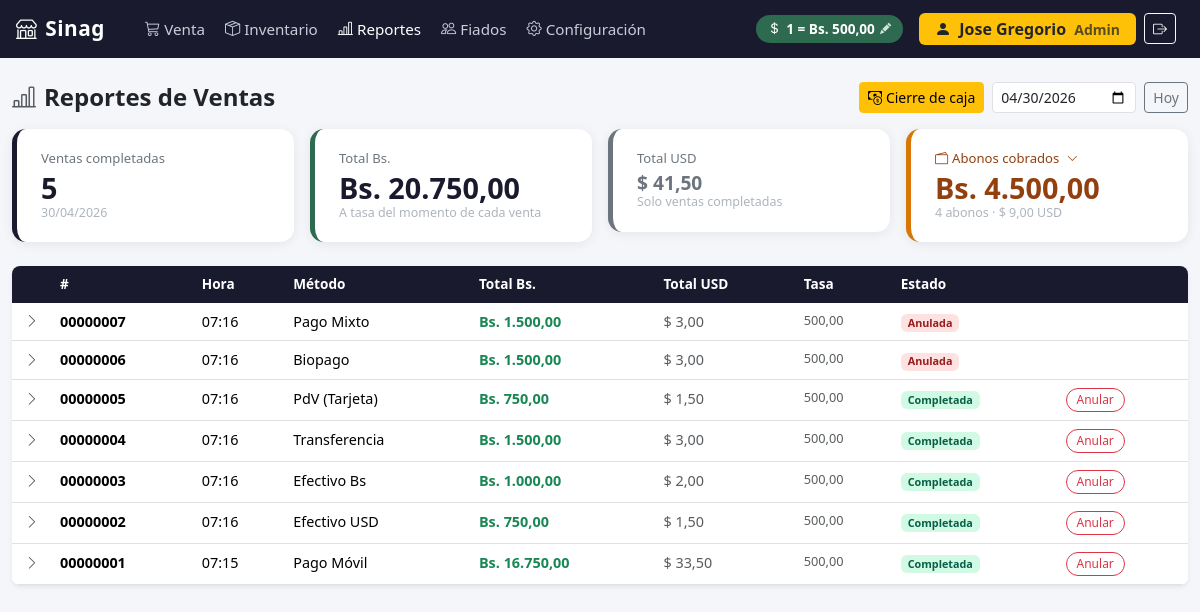
The page /reportes/ (signed in) on the database its author committed.
### configuracion/models.py (models this page shows, shortened)
class Empresa(models.Model):
    nombre = models.CharField(max_length=200)
    rif = models.CharField(max_length=20)
    telefono = models.CharField(max_length=20, blank=True)
    direccion = models.TextField(blank=True)
    logo = models.ImageField(upload_to='empresa/', blank=True, null=True)
    imprimir_ticket   = models.BooleanField(default=False)
    nombre_impresora  = models.CharField(max_length=200, blank=True, default='')
    class Meta:
        verbose_name = 'Empresa'

class Moneda(models.Model):
    tasa_cambio = models.DecimalField(max_digits=12, decimal_places=2)
    simbolo = models.CharField(max_length=5, default='Bs')
    ultima_actualizacion = models.DateTimeField(auto_now=True)
    class Meta:
        verbose_name = 'Moneda'
        verbose_name_plural = 'Moneda'

### ventas/models.py (models this page shows, shortened)
class Venta(models.Model):
    METODO_PAGO = [
        ('EFECTIVO_USD',   'Efectivo USD'),
        ('EFECTIVO_BS',    'Efectivo Bs'),
        ('TRANSFERENCIA',  'Transferencia'),
        ('PAGO_MOVIL',     'Pago Móvil'),
        ('PUNTO_DE_VENTA', 'PdV (Tarjeta)'),
        ('BIOPAGO',        'Biopago'),
        ('MIXTO',          'Pago Mixto'),
    ]
    ESTADO = [
        ('COMPLETADA', 'Completada'),
        ('ANULADA',    'Anulada'),
    ]
    fecha           = models.DateTimeField(auto_now_add=True)
    total_usd       = models.DecimalField(max_digits=10, decimal_places=2)
    total_bs        = models.DecimalField(max_digits=14, decimal_places=2)
    tasa_aplicada   = models.DecimalField(max_digits=12, decimal_places=2)
    metodo_pago     = models.CharField(max_length=20, choices=METODO_PAGO)
    estado          = models.CharField(max_length=15, choices=ESTADO, default='COMPLETADA')
    notas           = models.TextField(blank=True)
    monto_recibido  = models.DecimalField(max_digits=14, decimal_places=2, null=True, blank=True)
    vuelto          = models.DecimalField(max_digits=14, decimal_places=2, null=True, blank=True)
    vendedor        = models.ForeignKey(User, null=True, blank=True, on_delete=models.SET_NULL, related_name='ventas')
    numero_factura  = models.PositiveIntegerField(unique=True, null=True, blank=True)
    numero_control  = models.PositiveIntegerField(unique=True, null=True, blank=True)
    monto_exento_usd    = models.DecimalField(max_digits=10, decimal_places=2, default=0)
    base_imponible_usd  = models.DecimalField(max_digits=10, decimal_places=2, default=0)
    iva_usd             = models.DecimalField(max_digits=10, decimal_places=2, default=0)
    monto_exento_bs     = models.DecimalField(max_digits=14, decimal_places=2, default=0)
    base_imponible_bs   = models.DecimalField(max_digits=14, decimal_places=2, default=0)
    iva_bs              = models.DecimalField(max_digits=14, decimal_places=2, default=0)
    class Meta:
        verbose_name        = 'Venta'
        verbose_name_plural = 'Ventas'
        ordering            = ['-fecha']
    @property
    def numero_fmt(self):
        if self.numero_factura:
            return f'{self.numero_factura:08d}'
        return f'#{self.pk}'

### reportes/views.py (the view)
# urls.py: path('', views.configuracion_index, name='index'),
@solo_admin
def index(request):
    fecha_str = request.GET.get('fecha', '')
    try:
        fecha = date.fromisoformat(fecha_str)
    except ValueError:
        fecha = timezone.localdate()
    ventas = (
        Venta.objects
        .filter(fecha__date=fecha)
        .prefetch_related('detalles__producto')
        .order_by('-fecha')
    )
    completadas = ventas.filter(estado='COMPLETADA')
    resumen = completadas.aggregate(
        total_usd=Sum('total_usd'),
        total_bs=Sum('total_bs'),
        cantidad=Count('id'),
    )
    moneda  = Moneda.objects.first()
    empresa = Empresa.objects.first() or Empresa()
    pagos_fiado_dia = list(
        PagoFiado.objects
        .filter(fecha__date=fecha)
        .select_related('fiado__cliente')
        .order_by('-fecha')
    )
    resumen_abonos = {}
    for codigo, nombre in PagoFiado.METODO_PAGO:
        pagos_metodo = [p for p in pagos_fiado_dia if p.metodo_pago == codigo]
        if not pagos_metodo:
            continue
        resumen_abonos[codigo] = {
            'nombre':    nombre,
            'codigo':    codigo,
            'total_usd': sum(float(p.monto_usd) for p in pagos_metodo),
            'total_bs':  sum(float(p.monto_bs)  for p in pagos_metodo),
            'cantidad':  len(pagos_metodo),
            'pagos':     pagos_metodo,
        }
    resumen_abonos_lista = list(resumen_abonos.values())
    total_abonos_usd   = sum(m['total_usd'] for m in resumen_abonos_lista)
    total_abonos_bs    = sum(m['total_bs']  for m in resumen_abonos_lista)
    total_abonos_count = sum(m['cantidad']  for m in resumen_abonos_lista)
    return render(request, 'reportes/index.html', {
        'ventas':              ventas,
        'resumen':             resumen,
        'fecha':               fecha,
        'tasa':                moneda.tasa_cambio if moneda else None,
        'moneda':              moneda,
        'empresa':             empresa,
        'resumen_abonos_lista': resumen_abonos_lista,
        'total_abonos_usd':    total_abonos_usd,
        'total_abonos_bs':     total_abonos_bs,
        'total_abonos_count':  total_abonos_count,
    })

### ventas/models.py (called while the page is built)
    @property
    def subtotal_usd(self):
        return self.precio_usd_capturado * self.cantidad

### ventas/templatetags/pos_extras.py (called while the page is built)
@register.filter
def formato_bs(value):
    try:
        num = float(value)
    except (TypeError, ValueError):
        return value
    formatted = f"{num:,.2f}"
    return formatted.replace(',', 'X').replace('.', ',').replace('X', '.')

@register.filter
def formato_cantidad(cantidad, por_peso):
    val = float(cantidad)
    if por_peso:
        if val < 1:
            gramos = int(round(val * 1000))
            return f"{gramos} gr"
        else:
            return f"{val:.3f}".rstrip('0').rstrip('.').replace('.', ',') + " kg"
    else:
        return str(int(round(val)))

### templates/reportes/index.html (shortened to what this page needs)
{% extends "base.html" %}
{% load pos_extras %}
{% block nav_reportes %}active{% endblock %}
{% block contenido %}
<div class="d-flex align-items-center justify-content-between mb-3">
  <h4 class="fw-bold mb-0"><i class="bi bi-bar-chart-line me-2 text-muted"></i>Reportes de Ventas</h4>
  <div class="d-flex align-items-center gap-2">
    <a href="{% url 'reportes:cierre_caja' %}" class="btn btn-sm btn-warning">
      <i class="bi bi-cash-coin me-1"></i>Cierre de caja
    </a>
    <form method="get" class="d-flex align-items-center gap-2">
      <input type="date" name="fecha" value="{{ fecha|date:'Y-m-d' }}"
             class="form-control form-control-sm filtro-fecha"
             onchange="this.form.submit()">
      <a href="?" class="btn btn-sm btn-outline-secondary">Hoy</a>
    </form>
  </div>
</div>
<div class="row g-3 mb-4">
  <div class="col-6 col-sm-{% if total_abonos_count %}3{% else %}4{% endif %}">
    <div class="card-resumen ventas">
      <div class="label">Ventas completadas</div>
      <div class="valor">{{ resumen.cantidad|default:"0" }}</div>
      <div class="sub">{{ fecha|date:"d/m/Y" }}</div>
    </div>
  </div>
  <div class="col-6 col-sm-{% if total_abonos_count %}3{% else %}4{% endif %}">
    <div class="card-resumen bs">
      <div class="label">Total Bs.</div>
      <div class="valor">Bs. {{ resumen.total_bs|default:0|formato_bs }}</div>
      <div class="sub">A tasa del momento de cada venta</div>
    </div>
  </div>
  <div class="col-6 col-sm-{% if total_abonos_count %}3{% else %}4{% endif %}">
    <div class="card-resumen usd">
      <div class="label">Total USD</div>
      <div class="valor" style="font-size:1.2rem; color:#6c757d;">$ {{ resumen.total_usd|default:"0.00"|floatformat:2 }}</div>
      <div class="sub">Solo ventas completadas</div>
    </div>
  </div>
  {% if total_abonos_count %}
  <div class="col-6 col-sm-3" style="position:relative;">
    <div class="card-resumen abonos" onclick="toggleAbonos()" style="cursor:pointer; user-select:none;">
      <div class="label" style="color:#92400e;">
        <i class="bi bi-wallet2 me-1"></i>Abonos cobrados
        <i class="bi bi-chevron-down ms-1" id="abonos-chevron" style="font-size:.7rem; transition:transform .2s;"></i>
      </div>
      <div class="valor" style="color:#92400e;">Bs. {{ total_abonos_bs|formato_bs }}</div>
      <div class="sub">{{ total_abonos_count }} abono{{ total_abonos_count|pluralize }} · $ {{ total_abonos_usd|floatformat:2 }} USD</div>
    </div>
  </div>
  {% endif %}
</div>
{% if ventas %}
<div class="bg-white rounded-3 shadow-sm overflow-hidden">
  <table class="table tabla-ventas mb-0">
    <thead>
      <tr>
        <th style="width:40px;"></th>
        <th>#</th>
        <th>Hora</th>
        <th>Método</th>
        <th>Total Bs.</th>
        <th>Total USD</th>
        <th>Tasa</th>
        <th>Estado</th>
        <th></th>
      </tr>
    </thead>
    <tbody>
      {% for venta in ventas %}
      <tr class="fila-venta" data-id="{{ venta.id }}" onclick="toggleDetalle(this.dataset.id)">
        <td class="text-center text-muted">
          <i class="bi bi-chevron-right" id="chevron-{{ venta.id }}"></i>
        </td>
        <td class="fw-semibold">{{ venta.numero_fmt }}</td>
        <td>{{ venta.fecha|date:"H:i" }}</td>
        <td>{{ venta.get_metodo_pago_display }}</td>
        <td class="fw-bold text-success">Bs. {{ venta.total_bs|formato_bs }}</td>
        <td class="text-muted">$ {{ venta.total_usd|floatformat:2 }}</td>
        <td class="text-muted" style="font-size:.8rem;">{{ venta.tasa_aplicada }}</td>
        <td>
          <span class="badge badge-estado-{{ venta.estado|lower }}">
            {{ venta.get_estado_display }}
          </span>
        </td>
        <td onclick="event.stopPropagation()">
          {% if venta.estado == 'COMPLETADA' %}
          <button class="btn-anular" data-venta-id="{{ venta.id }}"
                  onclick="anularVenta(this.dataset.ventaId)">
            Anular
          </button>
          {% endif %}
        </td>
      </tr>
      {% endfor %}
    </tbody>
  </table>
</div>
{% else %}
<div class="text-center text-muted py-5">
  <i class="bi bi-inbox" style="font-size:3rem; display:block; margin-bottom:.5rem;"></i>
  No hay ventas registradas para el {{ fecha|date:"d/m/Y" }}.
</div>
{% endif %}
{% endblock %}

### templates/base.html (shortened to what this page needs)
{% load static %}
<!DOCTYPE html>
<html lang="es">
<head>
  <link href="{% static 'vendor/bootstrap/css/bootstrap.min.css' %}" rel="stylesheet">
  <link href="{% static 'vendor/bootstrap-icons/css/bootstrap-icons.min.css' %}" rel="stylesheet">
</head>
<body>
  <nav class="navbar navbar-expand-lg navbar-pos px-3">
    <a class="navbar-brand" href="{% url 'pos:venta' %}">
      <i class="bi bi-shop me-2"></i>{{ empresa.nombre|default:"POS Core" }}
    </a>
    <div class="collapse navbar-collapse" id="navMenu">
      <ul class="navbar-nav me-auto ms-3 gap-1">
        <li class="nav-item">
          <a class="nav-link {% block nav_venta %}{% endblock %}" href="{% url 'pos:venta' %}">
            <i class="bi bi-cart3 me-1"></i>Venta
          </a>
        </li>
        {% if request.user.is_staff %}
        <li class="nav-item">
          <a class="nav-link {% block nav_inventario %}{% endblock %}" href="{% url 'inventario:index' %}">
            <i class="bi bi-box-seam me-1"></i>Inventario
          </a>
        </li>
        <li class="nav-item">
          <a class="nav-link {% block nav_reportes %}{% endblock %}" href="{% url 'reportes:index' %}">
            <i class="bi bi-bar-chart-line me-1"></i>Reportes
          </a>
        </li>
        <li class="nav-item">
          <a class="nav-link {% block nav_fiados %}{% endblock %}" href="{% url 'fiados:index' %}">
            <i class="bi bi-people me-1"></i>Fiados
          </a>
        </li>
        <li class="nav-item">
          <a class="nav-link {% block nav_config %}{% endblock %}" href="{% url 'configuracion:index' %}">
            <i class="bi bi-gear me-1"></i>Configuración
          </a>
        </li>
        {% endif %}
      </ul>
      {% if request.user.is_staff %}
      <button
        class="tasa-badge me-3 {% if not tasa %}sin-tasa{% endif %}"
        id="btn-abrir-tasa"
        data-bs-toggle="modal"
        data-bs-target="#modalTasa"
        title="Clic para actualizar tasa BCV"
      >
        <i class="bi bi-currency-dollar"></i>
        <span id="tasa-navbar-texto">
          {% if tasa %}1 = Bs. {{ tasa }}{% else %}Sin tasa — clic para configurar{% endif %}
        </span>
        <i class="bi bi-pencil-fill"></i>
      </button>
      {% endif %}
      {% if request.user.is_authenticated %}
      <div class="d-flex align-items-center gap-2 me-2">
        <span class="badge {% if request.user.is_staff %}bg-warning text-dark{% else %}bg-secondary{% endif %} fs-6 px-3 py-2">
          <i class="bi bi-person-fill me-1"></i>
          {{ request.user.get_full_name|default:request.user.username }}
          {% if request.user.is_staff %}<span class="opacity-75 ms-1 small">Admin</span>{% endif %}
        </span>
        <form method="post" action="{% url 'logout' %}" class="d-inline m-0">
          <button type="submit" class="btn btn-outline-light btn-sm" title="Cerrar sesión">
            <i class="bi bi-box-arrow-right"></i>
          </button>
        </form>
      </div>
      {% endif %}
    </div>
  </nav>
  <div class="content-wrapper container-fluid">
    {% block contenido %}{% endblock %}
  </div>
</body>
</html>

### templates/base.html (style rules this page uses)
body { font-family: 'Segoe UI', system-ui, sans-serif; font-size: 1.05rem; background-color: #f4f6f9; }
.navbar-pos { background-color: #1a1a2e; min-height: 58px; }
.navbar-pos .navbar-brand { font-size: 1.3rem; font-weight: 700; color: #ffffff; letter-spacing: 0.5px; }
.navbar-pos .nav-link { color: #c8cdd8; font-size: 0.95rem; }
.navbar-pos .nav-link:hover, .navbar-pos .nav-link.active { color: #ffffff; }
.tasa-badge { background-color: #2d6a4f; color: #fff; font-size: 0.85rem; padding: 4px 12px; border-radius: 20px; font-weight: 600; cursor: pointer; border: none; transition: background-color 0.15s; display: flex; align-items: center; gap: 5px; }
.tasa-badge .bi-pencil-fill { font-size: 0.7rem; opacity: 0.8; }
.content-wrapper { padding-top: 1.5rem; padding-bottom: 2rem; }

### templates/reportes/index.html (style rules this page uses)
.card-resumen { background: #fff; border-radius: 14px; padding: 1.25rem 1.5rem; box-shadow: 0 2px 12px rgba(0,0,0,0.07); border-left: 5px solid; }
.card-resumen.ventas { border-color: #1a1a2e; }
.card-resumen.usd { border-color: #6c757d; }
.card-resumen.bs { border-color: #2d6a4f; }
.card-resumen.abonos { border-color: #d97706; }
.card-resumen .label { font-size:.82rem; color:#6c757d; margin-bottom:.2rem; }
.card-resumen .valor { font-size:1.8rem; font-weight:800; color:#1a1a2e; line-height:1.1; }
.card-resumen .sub { font-size:.78rem; color:#adb5bd; }
.tabla-ventas thead th { background:#1a1a2e; color:#fff; font-weight:600; font-size:.85rem; border:none; }
.tabla-ventas tbody tr { font-size:.9rem; cursor:pointer; }
.tabla-ventas .badge-estado-completada { background:#d1fae5; color:#065f46; }
.tabla-ventas .badge-estado-anulada { background:#fee2e2; color:#991b1b; }
.btn-anular { font-size:.75rem; padding:2px 10px; border-radius:20px; background:none; border:1px solid #dc3545; color:#dc3545; transition: all .15s; }
.filtro-fecha { max-width:200px; }

### rows shown on the page
Empresa: nombre "Sinag"
Moneda: tasa_cambio "500,00"
Venta: numero_fmt "00000007", fecha "07:16", metodo_pago "Pago Mixto", total_bs "1.500,00", total_usd "3,00", tasa_aplicada "500,00", estado "Anulada"
Venta: numero_fmt "00000006", fecha "07:16", metodo_pago "Biopago", total_bs "1.500,00", total_usd "3,00", tasa_aplicada "500,00", estado "Anulada"
Venta: numero_fmt "00000005", fecha "07:16", metodo_pago "PdV (Tarjeta)", total_bs "750,00", total_usd "1,50", tasa_aplicada "500,00", estado "Completada"
Venta: numero_fmt "00000004", fecha "07:16", metodo_pago "Transferencia", total_bs "1.500,00", total_usd "3,00", tasa_aplicada "500,00", estado "Completada"
Venta: numero_fmt "00000003", fecha "07:16", metodo_pago "Efectivo Bs", total_bs "1.000,00", total_usd "2,00", tasa_aplicada "500,00", estado "Completada"
Venta: numero_fmt "00000002", fecha "07:16", metodo_pago "Efectivo USD", total_bs "750,00", total_usd "1,50", tasa_aplicada "500,00", estado "Completada"
Venta: numero_fmt "00000001", fecha "07:15", metodo_pago "Pago Móvil", total_bs "16.750,00", total_usd "33,50", tasa_aplicada "500,00", estado "Completada"

### other values the page prints
{{ request.user.get_full_name|default:request.user.username }} "Jose Gregorio"
{{ resumen.cantidad|default:"0" }} "5"
{{ fecha|date:"d/m/Y" }} "30/04/2026"
{{ resumen.total_bs|default:0|formato_bs }} "20.750,00"
{{ resumen.total_usd|default:"0.00"|floatformat:2 }} "41,50"
{{ total_abonos_bs|formato_bs }} "4.500,00"
{{ total_abonos_count }} "4"
{{ total_abonos_usd|floatformat:2 }} "9,00"
